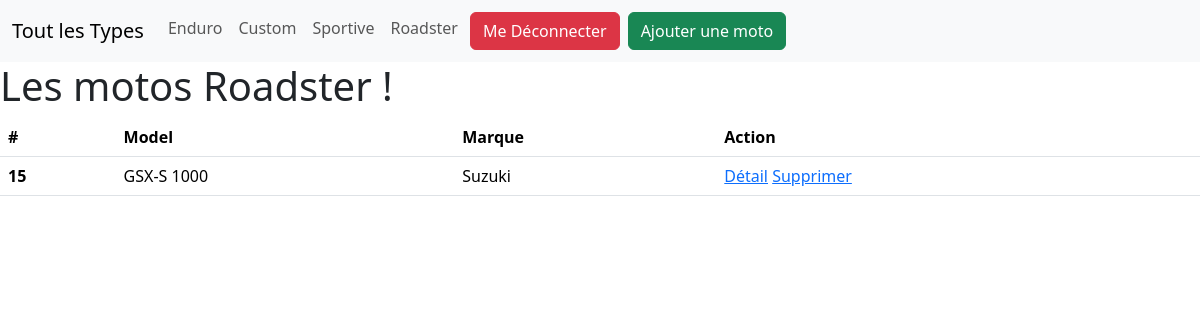
The page /index.php?controller=bike&action=listby&type=Roadster (signed in) on the database its author committed.
### tables this page shows
CREATE TABLE `motos` (
  `id` int(11) NOT NULL,
  `model` varchar(250) NOT NULL,
  `type` varchar(250) NOT NULL,
  `picture` varchar(255) DEFAULT NULL,
  `mark` varchar(250) NOT NULL
);

### Controller/BikeController.php (called while the page is built, shortened)
<?php
class BikeController{
    private $bikeManager;
    public function __construct(){
        $this->bikeManager = new BikeManager();
    }
    public function listby(){
        $bikes =$this->bikeManager->getAll();
        require "View/bikes/listby.php";
    }
}

### Model/Manager/DbManager.php (called while the page is built, shortened)
<?php
abstract class DbManager{
    private $host = 'localhost';
    private $username = 'root';
    private $password = '';
    private $dbName = 'exam_mvc';
    public function __construct(){
        $this->bdd = new PDO("mysql:host=".$this->host.";dbname=".$this->dbName,
            $this->username,
            $this->password);
    }
}

### Model/Manager/BikeManager.php (called while the page is built, shortened)
<?php
class BikeManager extends DbManager{
    public function getAll(){
        $query = $this->bdd->query("SELECT * FROM motos");
        $resultsArray = $query->fetchAll();
        $objectArray = [];
        foreach ($resultsArray as $result){
            $objectArray[] = new Bike(
                $result["id"], $result["model"], $result["type"],
                $result["picture"], $result["mark"]);
        }
        return $objectArray;
    }
}

### Model/Bike.php (called while the page is built, shortened)
<?php
class Bike{
    private $id;
    private $model;
    private $type;
    private $marque;
    public function __construct($id, $model, $type, $picture, $marque){
        $this->id = $id;
        $this->model = $model;
        $this->type = $type;
        $this->marque = $marque;
    }
    public function getId(){
        return $this->id;
    }
    public function getMarque(){
        return htmlentities($this->marque);
    }
    public function getModel()
    {
        return htmlentities($this->model);
    }
    public function getType()
    {
        return $this->type;
    }
}

### View/bikes/listby.php (the view, shortened to what this page needs)
<html>
<head>
    <?php include 'View/parts/styles.php'; ?>
</head>
<body>
<?php include 'View/parts/navbar.php'; ?>
<div class="container">
    <h1>Les motos <?php
        $getType = htmlentities($_GET['type']);
        echo ($getType);
        ?> !</h1>
    <?php
    if(count($bikes) == 0){
        echo('<h1 class="text-center text-danger">
                Il n\'y a pas de moto en base
                </h1>');
    } else {
        ?>
        <table class="table">
            <thead>
            <tr>
                <th scope="col">#</th>
                <th scope="col">Model</th>
                <th scope="col">Marque</th>
                <th scope="col">Action</th>
            </tr>
            </thead>
            <tbody>
            <?php
            foreach ($bikes as $bike){
                $type = $bike->getType();
                if($getType == $type){
                    echo(' <tr>
                <th scope="row">'.$bike->getId().'</th>
                <td>'.$bike->getModel().'</td>
                <td>'.$bike->getMarque().'</td>
                <td>
                <a href="index.php?controller=bike&action=detail&id='.$bike->getId().'">Détail</a>
                <a href="index.php?controller=bike&action=delete&id='.$bike->getId().'">Supprimer</a>
                </td>
            </tr>');
                }
            }
            ?>
            </tbody>
        </table>
        <?php
    }
    ?>
</body>
</html>

### View/parts/navbar.php (shortened to what this page needs)
<nav class="navbar navbar-expand-lg bg-body-tertiary">
    <div class="container-fluid">
        <a class="navbar-brand" href="index.php?controller=bike&action=list">Tout les Types</a>
        <div class="collapse navbar-collapse" id="navbarNav">
            <ul class="navbar-nav">
                <?php
                $array = [];
                foreach ($bikes as $bike){
                    $key = $bike->getType();
                    if(!array_key_exists($key,$array)){
                        $array[$key] = $key;
                        echo ('<li class="nav-item">
                    <a class="nav-link" href="index.php?controller=bike&action=listby&type='.$bike->getType().'">'.$bike->getType().'</a>
                </li>');
                    }
                }
                if (!empty($_SESSION['user'])) {
                    echo('<li class="nav-item">
                    <a class="btn btn-danger m-1" href="index.php?controller=login&action=logout">Me Déconnecter</a>
                </li>');}
                ?>
                <a class="btn btn-success m-1" href="index.php?controller=bike&action=add">Ajouter une moto</a>
            </ul>
        </div>
    </div>
</nav

### rows shown on the page
motos: type "Enduro"
motos: type "Custom"
motos: type "Sportive"
motos: type "Roadster", id "15", model "GSX-S 1000", mark "Suzuki"

### other values the page prints
$getType "Roadster"
